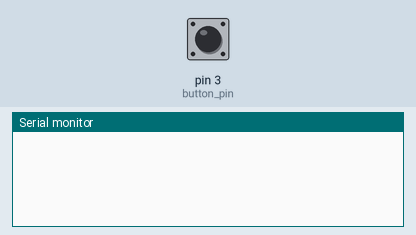
A sketch run on a simulated Arduino Uno, built with avr-gcc and run on an emulated ATmega328P. Parts: the last lines printed to the serial monitor. The inputs (shaded band) are chosen by the test bench; at power-on: pin 3 (button_pin) HIGH.

Above: at 1.2 s.
1.3 s: pin 3 (button_pin) pulled LOW for 0.15 s
At 1.44 s:
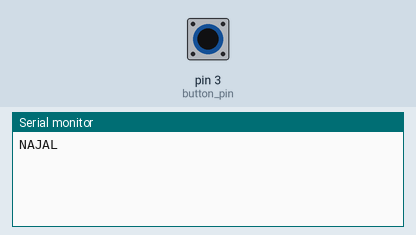
At 2.0 s:
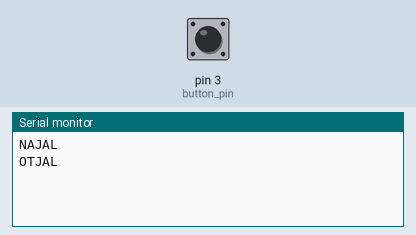

The sketch:

sketch_oct29a_KNOPKA-1.0.ino
```cpp
unsigned long time_left;
int button_pin = 3;
int flag;
void setup() {
  Serial.begin(9600);
  pinMode(button_pin, INPUT_PULLUP);

}
void loop() {
  int button = !digitalRead(button_pin);

  if (millis() - time_left > 80)
  { time_left = millis();

    if (button == 1 && flag == 0)
    {
      flag = 1;
      Serial.println("NAJAL");
    }


    if (button == 0 && flag == 1)
    {
      flag = 0;
      Serial.println("OTJAL");
    }

  }
}
```

Measured:
- after the input at 1.3 s, the serial monitor: prints a new line after 0.08 s (image 1)
